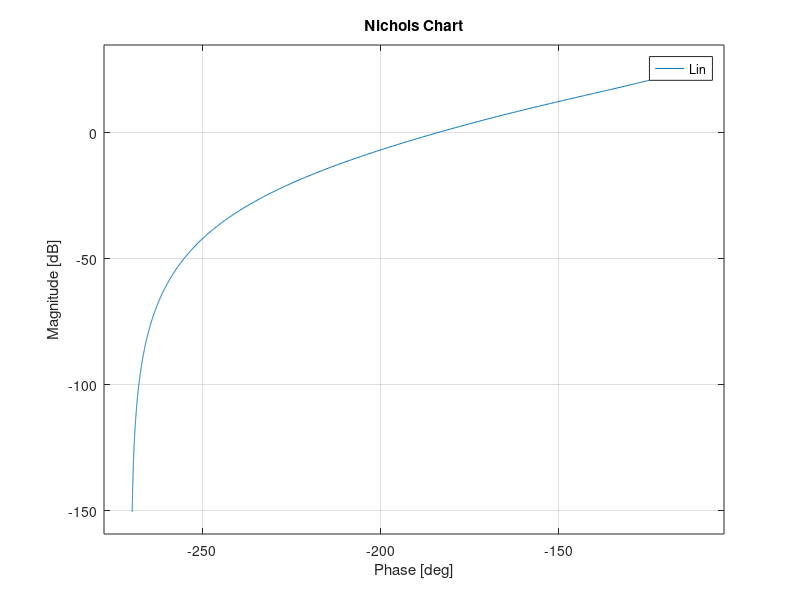

Here is the MATLAB script that generated this plot: (Note: this script raises an error after producing the figure.)
s=tf('s');
Gp=100/(s^2+5.5*s+4.5);
pole(Gp);
zpk(Gp);
Kp=100/4.5; 
Gs=1;
Ga=0.014;
Gr=1;
Gd=1;
Kd=1;
R0=1;

ro=1.5*10^-1;
Gf=1/(Kd*Gs);
poles=pole(Gp); %ci sono 0 poli in 0 -> p=0
p=0;
h=1; %perchè r è una rampa
nu=h-p; %perche vogliamo erinf<=1.5*10^-1
beta=0; %perchè nu+p è div. da 0
Kc=abs(Kd^2*R0/(ro*Kp*Ga));
tr=2;
ts5=8;
alpha=0.05;

MSLF=2*10^-3/(16*10^-2);
MSLFdb=20*log10(MSLF);
wl=0.03*10^(-MSLFdb/40)*2;

MTHF=8*10^-4*Gs/(2*10^-1);
MTHFdb=20*log10(MTHF);
wh=60*10^(MTHFdb/40)/2;



smor=sqrt(log(0.12)^2/(pi^2+log(0.12)^2));
Tp=1/(2*smor*sqrt(1-smor^2));
Tpdb=20*log10(Tp);
Sp=2*smor*sqrt(2+4*smor^2+2*sqrt(1+8*smor^2))/(sqrt(1+8*smor^2)+4*smor^2-1);
Spdb=20*log10(Sp);
wcMIN1=(pi-acos(smor))*sqrt(sqrt(1+4*smor^4)-2*smor^2)/(sqrt(1-smor^2))/tr;
wcMIN2=-log(alpha)*sqrt(sqrt(1+4*smor^4)-2*smor^2)/smor/ts5;
Kc=21.5;
Gc=Kc/s;
Lin=minreal(zpk(Gc*Gp*Ga*Gs*Gf));
% figure(1)
% bode(Lin)
% hold on

[numL, denL] = tfdata(Lin, 'v');

% figure(2)
% nyquist1(numL,denL)
% hold on
% 
figure(3)
nichols(Lin)
hold on

figure(3)
myngridst(Tp, Sp)
hold on

wcdes=1.43;
wnormz=1;
z=wcdes/wnormz;
Rz=1+s/z;

Gc=Gc*Rz;

Lin=minreal(zpk(Gc*Gp*Ga*Gs*Gf));

figure(3)
nichols(Lin)
hold on


wnorm=100;
p1=1.43/wnorm;
m1=10^(11.169/20);

Ri=(1+s/(m1*p1))/(1+s/p1);

Gc=Gc*Ri;
Lfin=minreal(zpk(Gc*Gp*Ga*Gs*Gf));

figure(3)
nichols(Lfin)
hold on

T=minreal(zpk(Lfin/(1+Lfin)));
time=[0:tr/100:10];
figure(4)
step(T/(Gf*Gs),time)
hold on
Kd=1;
R0=1;
S=1/(1+Lfin);
T=Lfin/(1+Lfin);
Kd^2*R0/(Kp*Kc*Ga);
[mgs,phs]=bode(S,0.03);
20*log10(mgs)
[mgt,pht]=bode(T,60);
20*log10(mgt)

MSLFdb
MTHFdb

